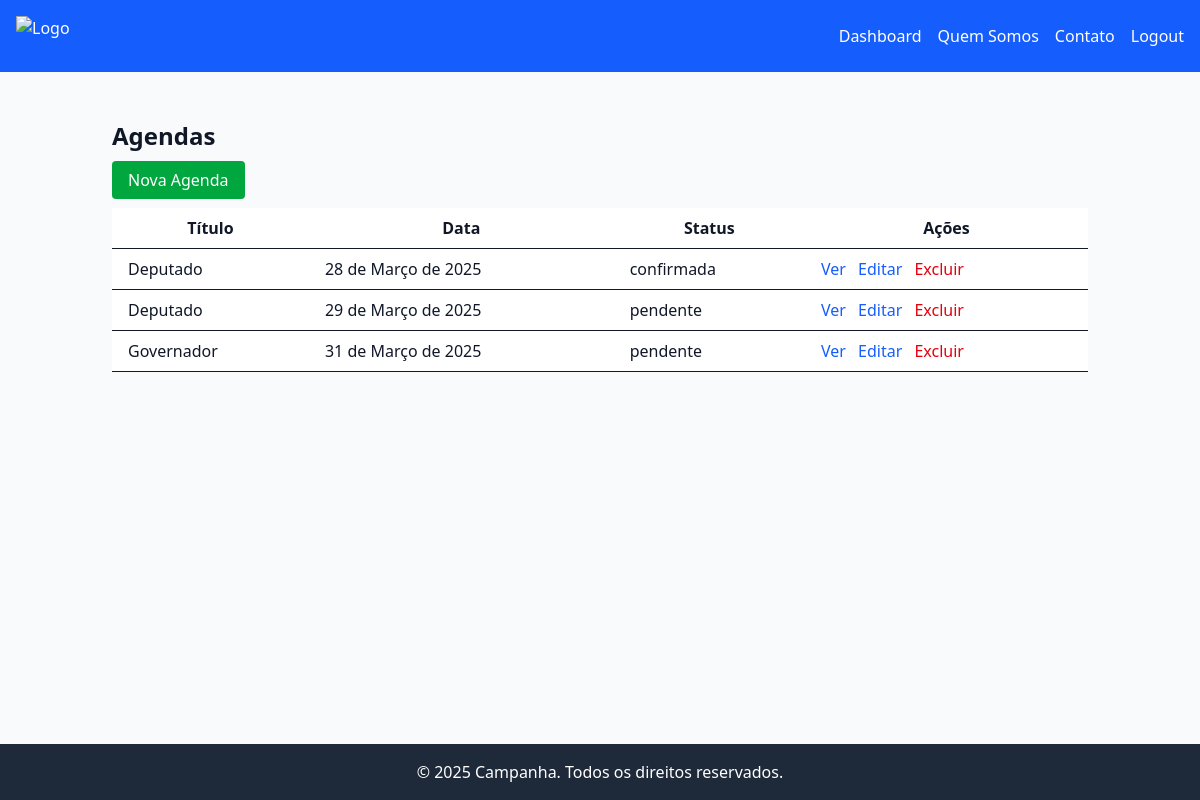
Page /agenda/ (signed in) on the committed database.
### agenda/models.py (models this page shows, shortened)
class Agenda(models.Model):
    title = models.CharField(max_length=255)
    date = models.DateField()
    description = models.TextField(blank=True, null=True)
    status = models.CharField(
        max_length=50,
        choices=[
            ('pendente', 'Pendente'),
            ('confirmada', 'Confirmada'),
            ('conflitante', 'Conflitante')
        ]
    )
    coordenador = models.ForeignKey(Coordenador, on_delete=models.CASCADE, related_name="agendas")

### agenda/views.py (the view)
# urls.py: path('', views.list_agendas, name='list'),
@login_required
def list_agendas(request):
    agendas = Agenda.objects.all().order_by('date') # Use 'date' em vez de 'data'
    return render(request, 'agenda/list4.html', {'agendas': agendas})

### agenda/templates/agenda/list4.html (shortened to what this page needs)
{% extends 'base1.html' %}
{% block content %}
<div class="container mx-auto p-6">
    <h1 class="text-2xl font-bold mb-4">Agendas</h1>
    <a href="{% url 'agenda:create' %}" class="bg-green-600 text-white px-4 py-2 rounded">Nova Agenda</a>
    <table class="min-w-full mt-4 bg-white">
        <thead>
            <tr>
                <th class="py-2 px-4 border-b">Título</th>
                <th class="py-2 px-4 border-b">Data</th>
                <th class="py-2 px-4 border-b">Status</th>
                <th class="py-2 px-4 border-b">Ações</th>
            </tr>
        </thead>
        <tbody>
            {% for agenda in agendas %}
            <tr class="hover:bg-gray-100">
                <td class="py-2 px-4 border-b">{{ agenda.title }}</td>
                <td class="py-2 px-4 border-b">{{ agenda.date }}</td>
                <td class="py-2 px-4 border-b">{{ agenda.status }}</td>
                <td class="py-2 px-4 border-b">
                    <a href="{% url 'agenda:detail' agenda.pk %}" class="text-blue-600 hover:underline">Ver</a>
                    <a href="{% url 'agenda:edit' agenda.pk %}" class="text-blue-600 hover:underline ml-2">Editar</a>
                    <a href="{% url 'agenda:delete' agenda.pk %}" class="text-red-600 hover:underline ml-2">Excluir</a>
                </td>
            </tr>
            {% empty %}
            <tr>
                <td colspan="4" class="py-2 px-4 text-center">Nenhuma agenda encontrada.</td>
            </tr>
            {% endfor %}
        </tbody>
    </table>
</div>
{% endblock %}

### campanha/templates/base1.html (style rules this page uses)
html, body { height: 100%; margin: 0; }
body { display: flex; flex-direction: column; }

### rows in the picture
Agenda: title "Deputado", date "28 de Março de 2025", status "confirmada"
Agenda: title "Deputado", date "29 de Março de 2025", status "pendente"
Agenda: title "Governador", date "31 de Março de 2025", status "pendente"
